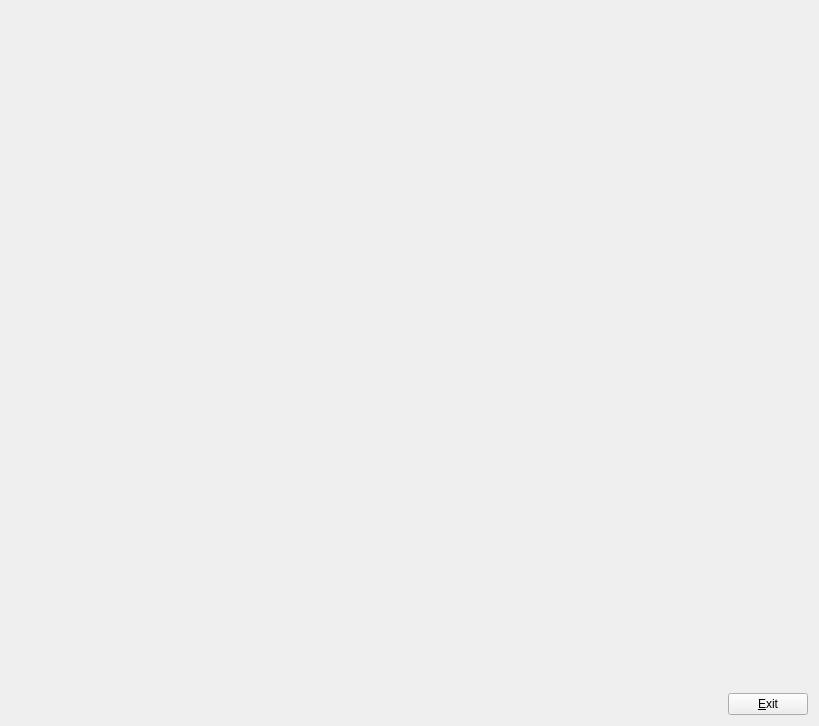
<?xml version="1.0" encoding="UTF-8"?>
<ui version="4.0">
 <class>MyForm</class>
 <widget class="QWidget" name="MyForm">
  <property name="geometry">
   <rect>
    <x>0</x>
    <y>0</y>
    <width>819</width>
    <height>726</height>
   </rect>
  </property>
  <property name="windowTitle">
   <string>IDI-Lab</string>
  </property>
  <layout class="QHBoxLayout" name="horizontalLayout">
   <item>
    <widget class="MyGLWidget" name="widget" native="true">
     <property name="sizePolicy">
      <sizepolicy hsizetype="Expanding" vsizetype="Expanding">
       <horstretch>0</horstretch>
       <verstretch>0</verstretch>
      </sizepolicy>
     </property>
    </widget>
   </item>
   <item>
    <layout class="QVBoxLayout" name="verticalLayout">
     <item>
      <spacer name="verticalSpacer">
       <property name="orientation">
        <enum>Qt::Vertical</enum>
       </property>
       <property name="sizeHint" stdset="0">
        <size>
         <width>20</width>
         <height>40</height>
        </size>
       </property>
      </spacer>
     </item>
     <item>
      <widget class="QPushButton" name="pushButton">
       <property name="sizePolicy">
        <sizepolicy hsizetype="Fixed" vsizetype="Fixed">
         <horstretch>0</horstretch>
         <verstretch>0</verstretch>
        </sizepolicy>
       </property>
       <property name="text">
        <string>&amp;Exit</string>
       </property>
      </widget>
     </item>
    </layout>
   </item>
  </layout>
 </widget>
 <customwidgets>
  <customwidget>
   <class>MyGLWidget</class>
   <extends>QWidget</extends>
   <header>MyGLWidget.h</header>
   <container>1</container>
  </customwidget>
 </customwidgets>
 <resources/>
 <connections>
  <connection>
   <sender>pushButton</sender>
   <signal>clicked()</signal>
   <receiver>MyForm</receiver>
   <slot>close()</slot>
   <hints>
    <hint type="sourcelabel">
     <x>796</x>
     <y>596</y>
    </hint>
    <hint type="destinationlabel">
     <x>839</x>
     <y>529</y>
    </hint>
   </hints>
  </connection>
 </connections>
</ui>
